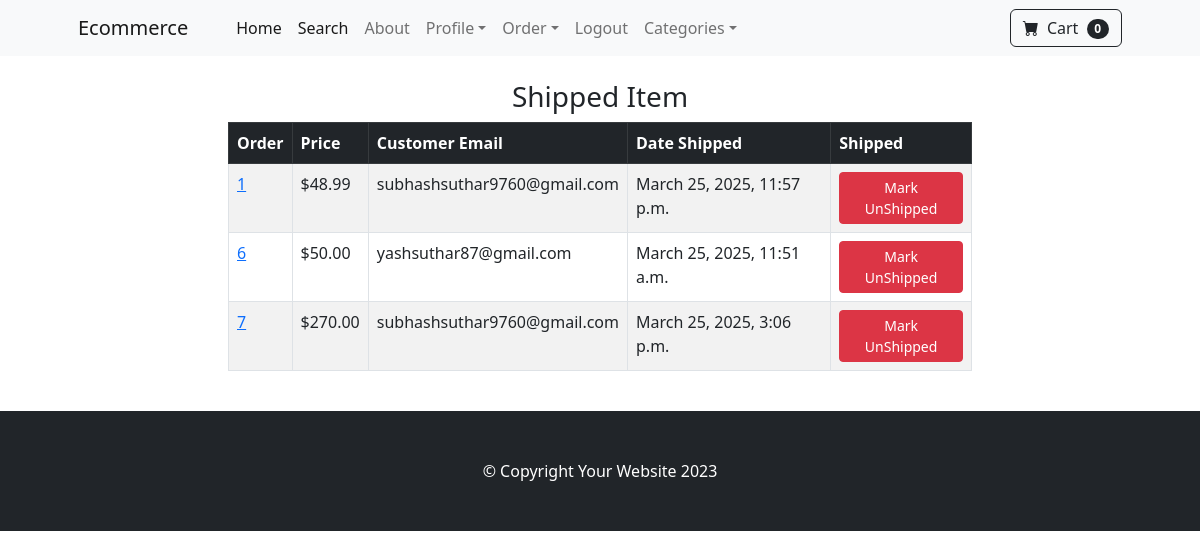
The page /payment/shipped_dash (signed in) on the database its author committed.
### payment/models.py (models this page shows, shortened)
class Order(models.Model):
    user = models.ForeignKey(User, on_delete=models.CASCADE, blank=True, null=True)
    full_name = models.CharField(max_length=250)
    email = models.EmailField(max_length=250)
    shipping_address = models.TextField(max_length=15000)
    amount_paid = models.DecimalField(max_digits=7, decimal_places=2)
    date_ordered = models.DateTimeField(auto_now_add=True)
    shipped = models.BooleanField(default=False)
    date_shipped= models.DateTimeField(blank=True, null=True)

### payment/views.py (the view, shortened to what this page needs)
# urls.py: path('shipped_dash', views.shipped_dash, name="shipped_dash"),
def shipped_dash(request):
    if request.user.is_authenticated and request.user.is_superuser:
        orders = Order.objects.filter(shipped=True)
        return render(request, "payment/shipped_dash.html",{'orders':orders})
    else:
        messages.success(request, "Access Denied")
        return redirect('home')

### cart/cart.py (called while the page is built)
    def __len__(self):
        return len(self.cart)

### cart/context_processors.py (called while the page is built)
def cart(request):
    return {'cart': Cart(request)}

### payment/templates/payment/shipped_dash.html (shortened to what this page needs)
{% extends "base.html" %}
{% block content %}
    <div class="container">
        <div class="row">
            <center>
                <div class="col-8">
                    <br/>
                    <h3>Shipped Item</h3>
                    <table class="table table-striped table-hover table-bordered">
                        <thead class="table-dark">
                          <tr>
                            <th scope="col">Order</th>
                            <th scope="col">Price</th>
                            <th scope="col">Customer Email</th>
                            <th scope="col">Date Shipped</th>
                            <th scope="col">Shipped</th>
                          </tr>
                        </thead>
                        <tbody>
                            {% for item in orders %}
                                <tr>
                                    <td><a href="{% url 'orders' item.id %}">{{ item.id }}</a></td>
                                    <td>${{ item.amount_paid }}</td>
                                    <td>{{ item.email }}</td>
                                    <td>{{ item.date_shipped }}</td>
                                    <td>
                                        <form method="POST">
                                        <button type="submit" class="btn btn-danger btn-sm">Mark UnShipped</button>
                                        </form>
                                    </td>
                                </tr>
                            {% endfor %}
                        </tbody>
                      </table>
                    <br/>
                </div>
            </center>
        </div>
    </div>
{% endblock %}

### rows shown on the page
Order: id "1", amount_paid "48.99", email "subhashsuthar9760@gmail.com", date_shipped "March 25, 2025, 11:57 p.m."
Order: id "6", amount_paid "50.00", email "yashsuthar87@gmail.com", date_shipped "March 25, 2025, 11:51 a.m."
Order: id "7", amount_paid "270.00", email "subhashsuthar9760@gmail.com", date_shipped "March 25, 2025, 3:06 p.m."

### other values the page prints
{{ cart|length }} "0"
